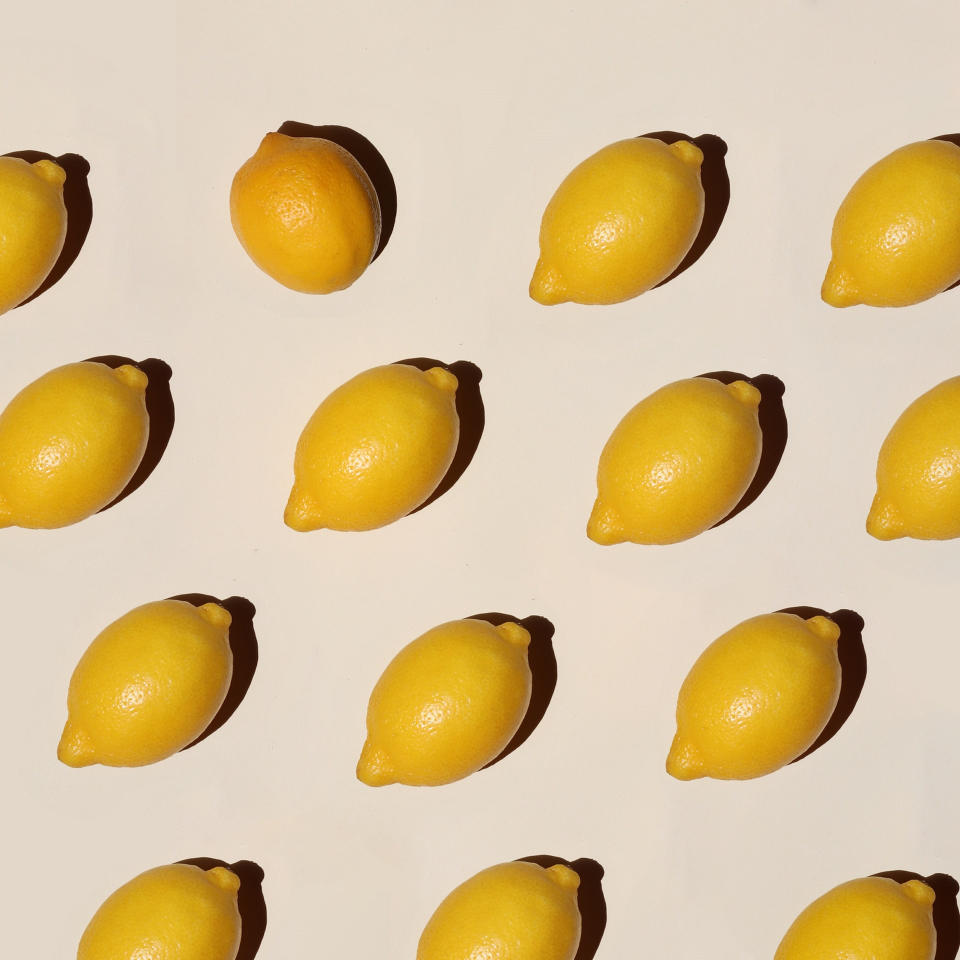
#> input picture OpenCV/limon.jpg, 1920 x 1920 px (shown at 1/2 size)
$ python 'En_büyük_kontur_bulma_farklı_renkte_cizdirme.py'
#> lines starting #> are read from the running program, lines starting #| are printed output that depends on the picture; after the words box and inside, x2 and y2 are one past the last pixel; in counts of white or black regions, pixels touching at a corner belong together
import cv2
import time

baslangic_zamani = time.time()
#Zamanı bir başlangıç zamanının içine atadım uygulama çalıştığında kayıt edecek

img = cv2.imread("limon.jpg")
#> img is the input picture: shape (1920, 1920, 3); mean B, G, R 146.9, 191.7, 215.6
#Resmi okudum

img = cv2.resize(img,(500,500))
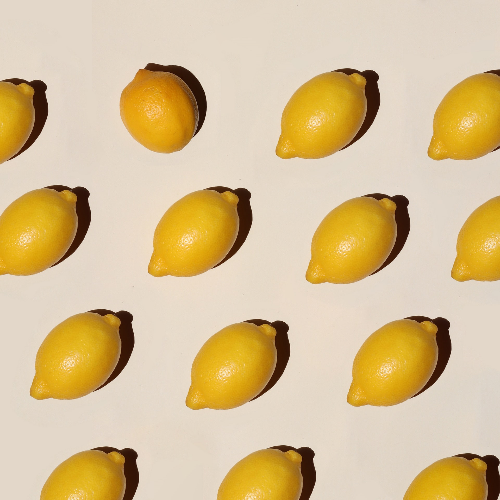
#> img: shape (500, 500, 3); mean B, G, R 146.9, 191.6, 215.5
#Fotoğrafı 500x500 formatına dönüştürdüm

gray = cv2.cvtColor(img , cv2.COLOR_BGR2GRAY)
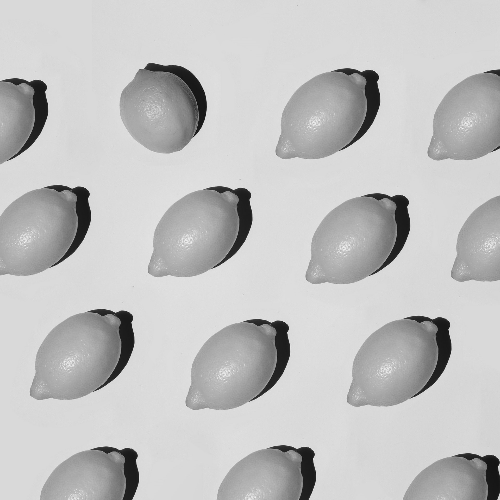
#> gray: shape (500, 500); min 13, max 248, mean 193.7
#Resmi gri formata dönüştürdüm

alt_esik = 50
üst_esik = 255
#Cannyde kullanacağımız alt ve üst eşiği belirttik

cerceveli = cv2.Canny(gray,alt_esik,üst_esik)
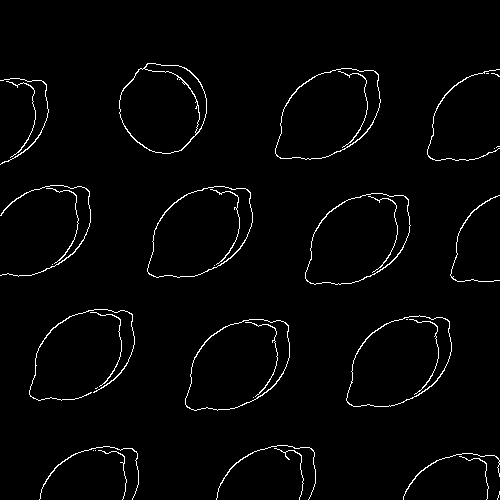
#> cerceveli: shape (500, 500); 2.1% white in thin lines or dots, all inside (x1, y1, x2, y2) = (0, 63, 500, 500)
#Canny algoritması kullanarak resimdeki köşeleri bulduk

contours, hierarchy = cv2.findContours(cerceveli,cv2.RETR_TREE, cv2.CHAIN_APPROX_SIMPLE)
#> contours = 46 contours, 22 with area under 20; largest, box (x1, y1, x2, y2) and area: (346, 315, 452, 407) 7037, (185, 319, 290, 411) 7034, (305, 193, 411, 285) 7030, (147, 186, 253, 278) 7030, (275, 68, 381, 160) 7029
print("kontur sayısı: ", len(contours))
#| kontur sayısı:  46
#Contours uygulamasıyla kaç tane contours olduğunu bulduk.

for i in range(0,len(contours)):
    if 300 < len(contours[i]):
        print("En büyük contours: ", i)
        cv2.drawContours(img, contours[i], -1,(0,0,255),10)
#> this loop made 46 passes
#| En büyük contours:  19
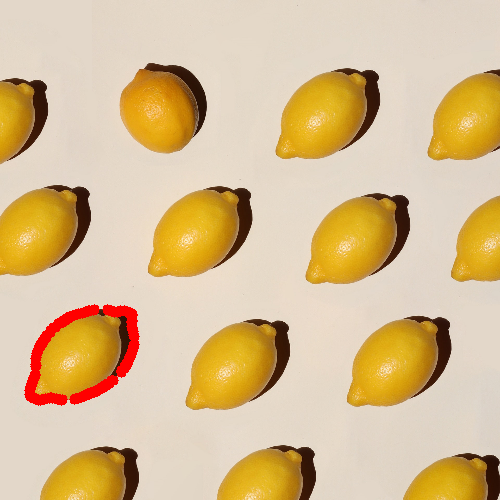
#> img: shape (500, 500, 3); 1.32% of pixels changed, all inside (x1, y1, x2, y2) = (24, 304, 140, 406)
#Bu dizide en büyük contoursu bulduk ve çizdirdik


#Contours çizdirerek bulduğumuz köşegenleri işaretledik.


cv2.imshow("Contours",img)
#Çıkan sonuçları gösterttik

cv2.waitKey(0)
#Kapanmaması için waitKey'e 0 değerini verdik.

cv2.destroyAllWindows()

gecenSure = (time.time()- baslangic_zamani)*1000
print("GEÇEN SÜRE : ", gecenSure ,"ms")
#Burada da girişte aldığımız süreyi uygulama bittiğindeki süreyle çıkarıp kaç sn geçtiğini bulduk

$ run again, with OpenCV/family1.jpg copied over OpenCV/limon.jpg
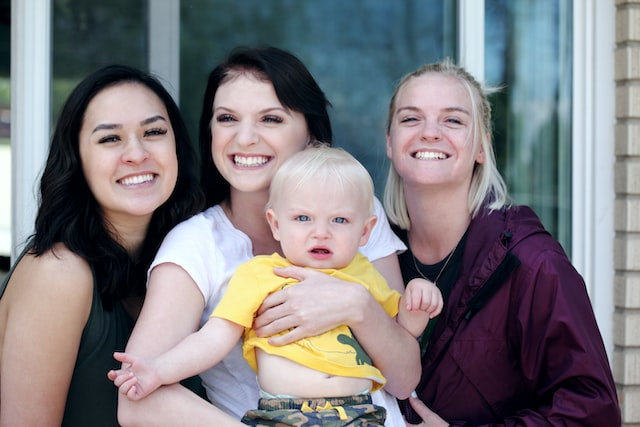
#> input picture OpenCV/family1.jpg, 640 x 427 px
#> img is the input picture: shape (427, 640, 3); mean B, G, R 126.6, 122.8, 126.1
#> `cerceveli = cv2.Canny(gray,alt_esik,üst_esik)`:
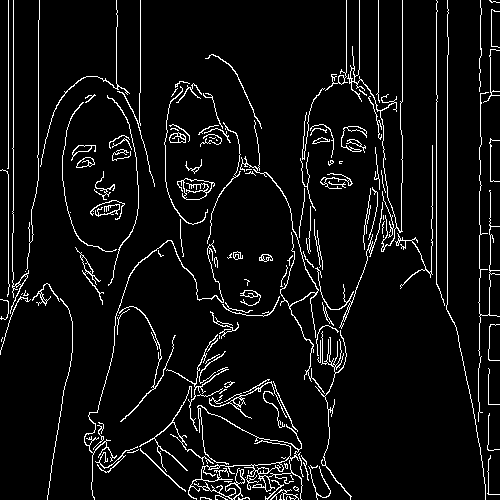
#> cerceveli: shape (500, 500); 6% white in thin lines or dots
#> contours = 224 contours, 160 with area under 20; largest, box (x1, y1, x2, y2) and area: (177, 178, 215, 200) 477, (188, 405, 303, 500) 472, (183, 178, 212, 200) 438, (194, 468, 245, 500) 190, (209, 379, 287, 419) 144
#| kontur sayısı:  224
#> the loop `for i in range(0,len(contours)):` made 224 passes
#| En büyük contours:  32
#| En büyük contours:  62
#| En büyük contours:  108
#| En büyük contours:  119
#| En büyük contours:  188
#> (further printed lines are left out)
#> after the loop `for i in range(0,len(contours)):`:
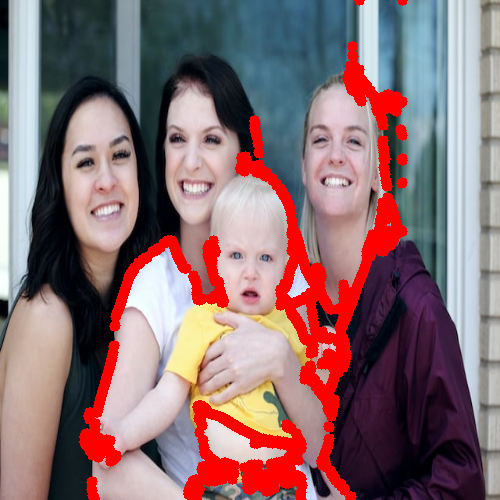
#> img: shape (500, 500, 3); mean B, G, R 113.9, 110.1, 138.6
